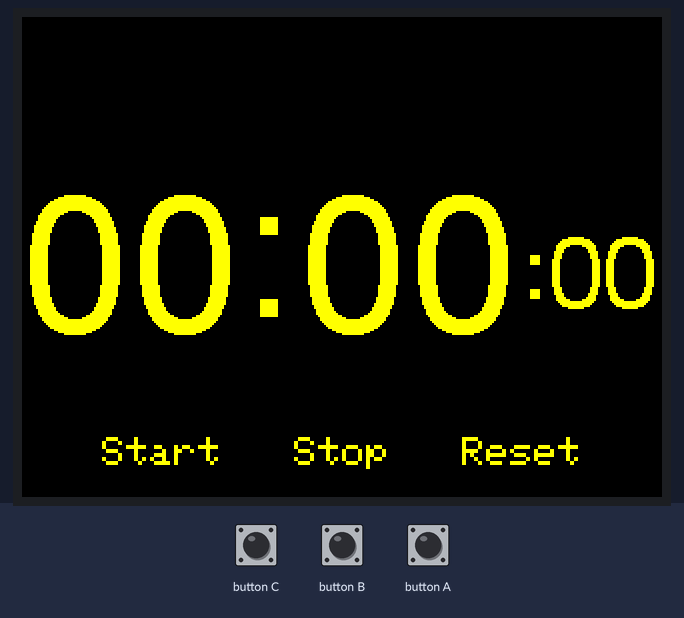
The sketch below on a simulated ESP32. Shown: 320×240 colour display. Inputs (shaded band) come from the test bench. What the sketch prints to the serial monitor is not drawn.

Above: at 1.8 s.
1.9 s: button A pressed for 0.15 s
At 2.06 s:
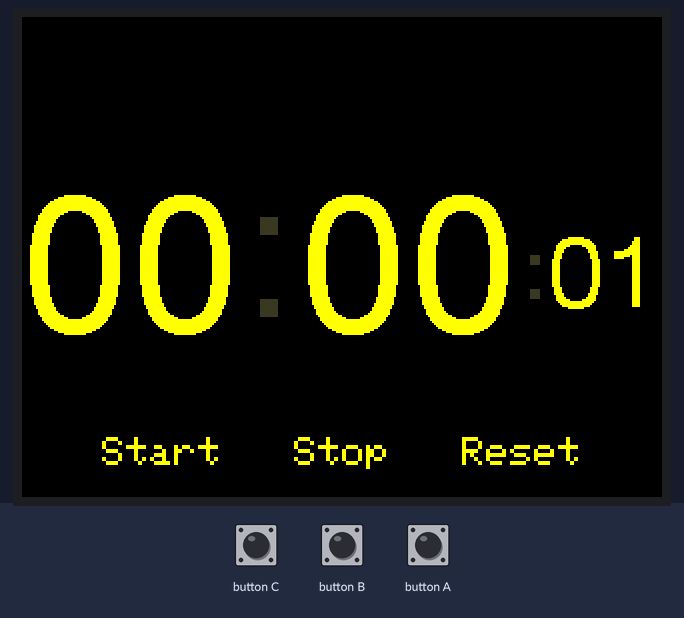
2.6 s: button B pressed for 0.15 s
At 3.2 s:
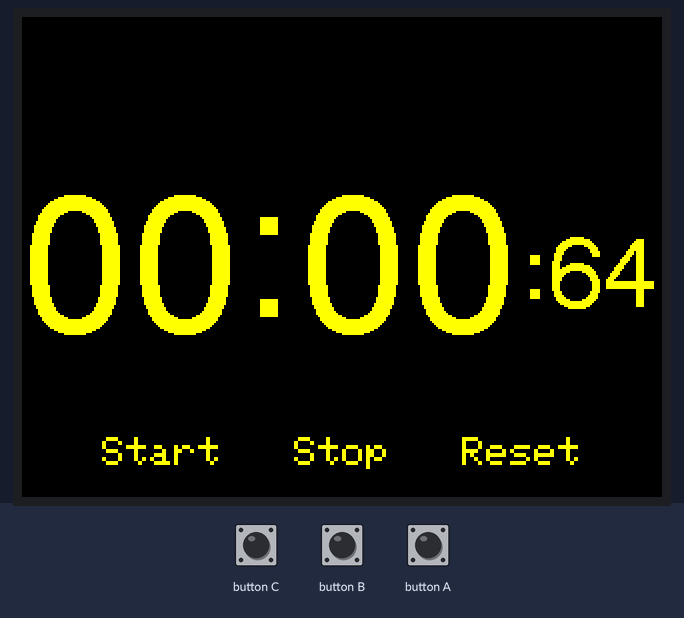
4.2 s: button A pressed for 1 s
At 4.66 s:
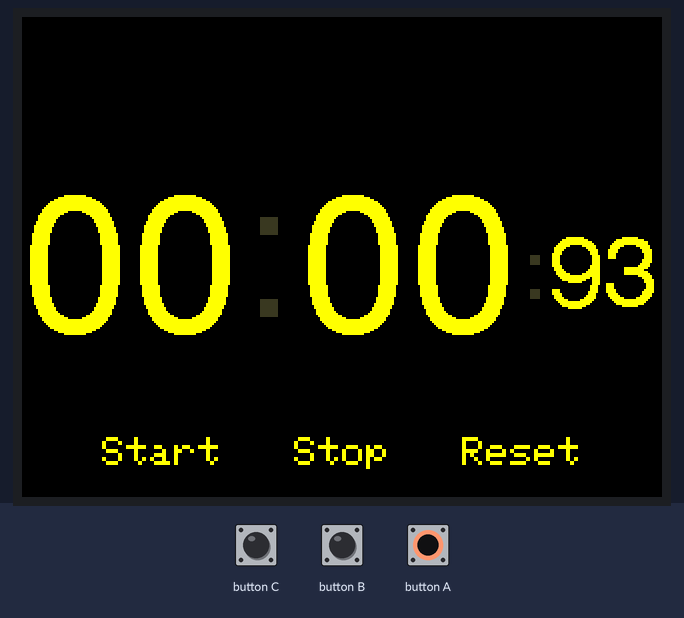
5.8 s: button C pressed for 0.15 s
At 6.2 s:
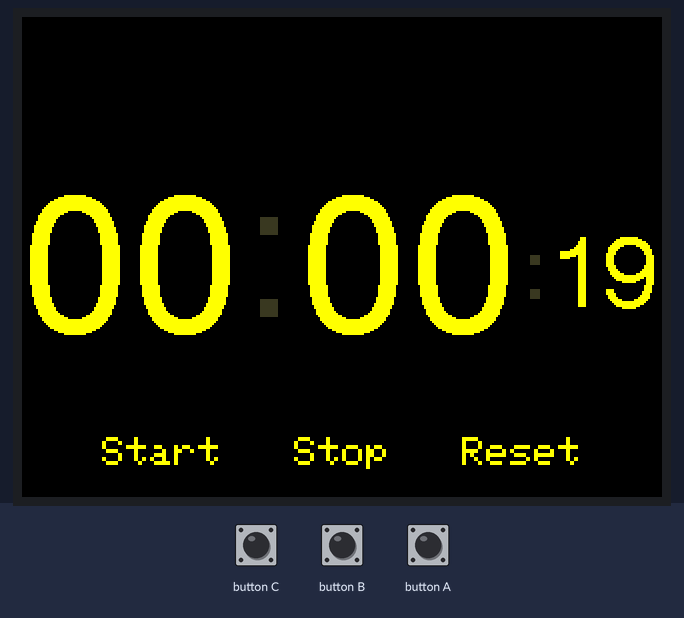
6.5 s: button C pressed for 1 s
At 7.12 s:
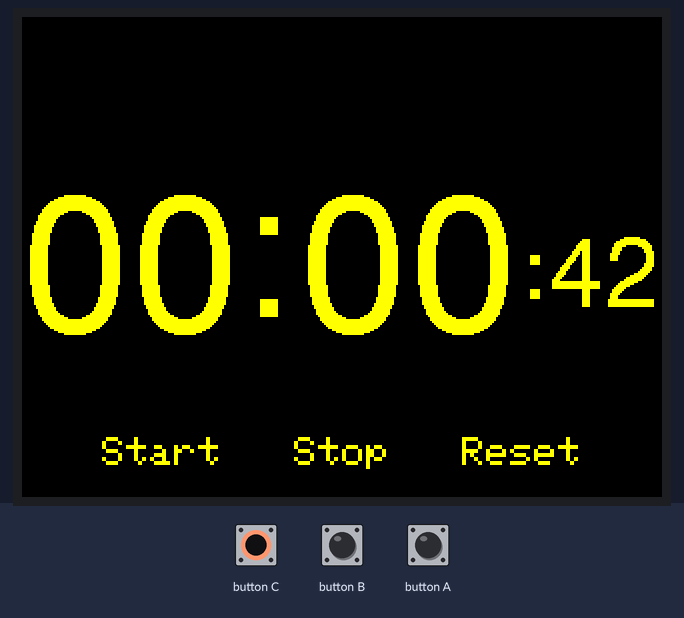
8.1 s: button B pressed for 1 s
At 8.8 s:
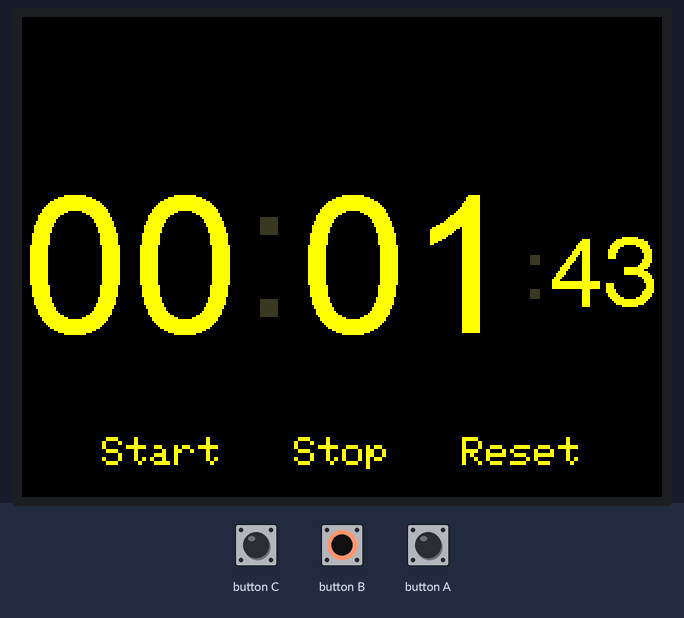
Timing chart, 0 to 11.1 s (numbered marks = the images above; inputs shaded):
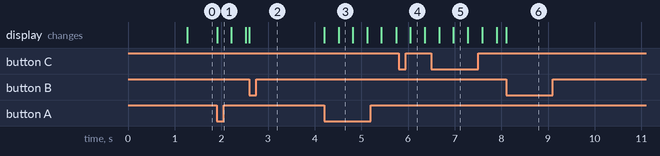

The sketch:

4task3.ino
```cpp
#include <Arduino.h>
#include <M5Stack.h>
#define TFT_GREY 0x5AEB
uint32_t targetTime = 0;              // for next 1 second timeout
static uint8_t conv2d(const char *p); // Forward declaration needed for
uint8_t hh = 0, mm = 0;
uint8_t ss = 0; // Get H, M, S from compile time
byte omm = 99, oss = 99;
byte xcolon = 0, xsecs = 0;
unsigned int colour = 0;
boolean timerRun = false;
boolean firstrun =true;
void setup()
{
    //Serial.begin(115200);
    M5.begin();
    // M5.Lcd.setRotation(1);
    M5.Lcd.fillScreen(TFT_BLACK);
    M5.Lcd.setTextColor(TFT_YELLOW, TFT_BLACK);
    M5.Lcd.setCursor(40,210);
    M5.Lcd.setTextSize(2);
    M5.Lcd.print("Start   Stop   Reset");
    M5.Lcd.setTextSize(1);

    targetTime = millis() + 1000;
}
void loop()
{
    if(timerRun)Serial.print("TimerRun");
    if(M5.BtnA.wasPressed())timerRun = true;
    if(M5.BtnB.wasPressed())timerRun = false;
    if(M5.BtnC.wasPressed()){
        hh = mm = ss = 0;
        firstrun=true;
    }
    if (timerRun || firstrun)
    {
        if (targetTime < millis())
        {
            // Set next update for 1 second later
            targetTime = millis() + 10;
            // Adjust the time values by adding 1 second
            if(!firstrun)ss++; // Advance second
            if (ss == 100)
            {             // Check for roll-over
                ss = 0;   // Reset seconds to zero
                omm = mm; // Save last minute time for display update
                mm++;     // Advance minute
                if (mm > 59)
                { // Check for roll-over
                    mm = 0;
                    hh++; // Advance hour
                    if (hh > 23)
                    {           // Check for 24hr roll-over (could roll-over on13)
                        hh = 0; // 0 for 24 hour clock, set to 1 for 12 hour clock
                    }
                }
            }
            //Update digital time
            int xpos = 0;
            int ypos = 85; // Top left corner to clock text, about half way down
            int ysecs = ypos + 24;
            if (omm != mm)
            { // Redraw hours and minutes time every minute
                omm = mm;
                // Draw hours and minutes
                // Add hours leading zero for 24 hr clock
                if (hh < 10)
                    xpos += M5.Lcd.drawChar('0', xpos, ypos, 8);
                xpos += M5.Lcd.drawNumber(hh, xpos, ypos, 8); // Draw hours
                xcolon = xpos;                                // Save colon coord for later to flash on/off later
                xpos += M5.Lcd.drawChar(':', xpos, ypos - 8, 8);
                // Add minutes leading zero
                if (mm < 10)
                    xpos += M5.Lcd.drawChar('0', xpos, ypos, 8);
                xpos += M5.Lcd.drawNumber(mm, xpos, ypos, 8); // Draw minutes
                xsecs = xpos;                                 // Save seconds 'x' position for later display updates
            }
            if (oss != ss)
            { // Redraw seconds time every second
                oss = ss;
                xpos = xsecs;
                if (ss % 2)
                { // Flash the colons on/off
                    // Set colour to grey to dim colon
                    M5.Lcd.setTextColor(0x39C4, TFT_BLACK);
                    M5.Lcd.drawChar(':', xcolon, ypos - 8, 8);     // Hour:minute colon
                    xpos += M5.Lcd.drawChar(':', xsecs, ysecs, 6); // Seconds colon
                    // Set colour back to yellow
                    M5.Lcd.setTextColor(TFT_YELLOW, TFT_BLACK);
                }
                else
                {
                    M5.Lcd.drawChar(':', xcolon, ypos - 8, 8);     // Hour:minute colon
                    xpos += M5.Lcd.drawChar(':', xsecs, ysecs, 6); // Seconds colon
                }
                //Draw seconds
                // Add leading zero
                if (ss < 10)
                    xpos += M5.Lcd.drawChar('0', xpos, ysecs, 6);
                M5.Lcd.drawNumber(ss, xpos, ysecs, 6); // Draw seconds
            }
            firstrun=false;
        }
    }

    M5.update();
}
// function to extract number from compile string (don’t need to understand this for now)
static uint8_t conv2d(const char *p)
{
    uint8_t v = 0;
    if ('0' <= *p && *p <= '9')
        v = *p - '0';
    return 10 * v + *++p - '0';
}
```

Measured:
- after the input at 1.9 s, the display: changes at once (image 1)
- after the input at 4.2 s, the display: first changes at once (image 3 shows a later state)
